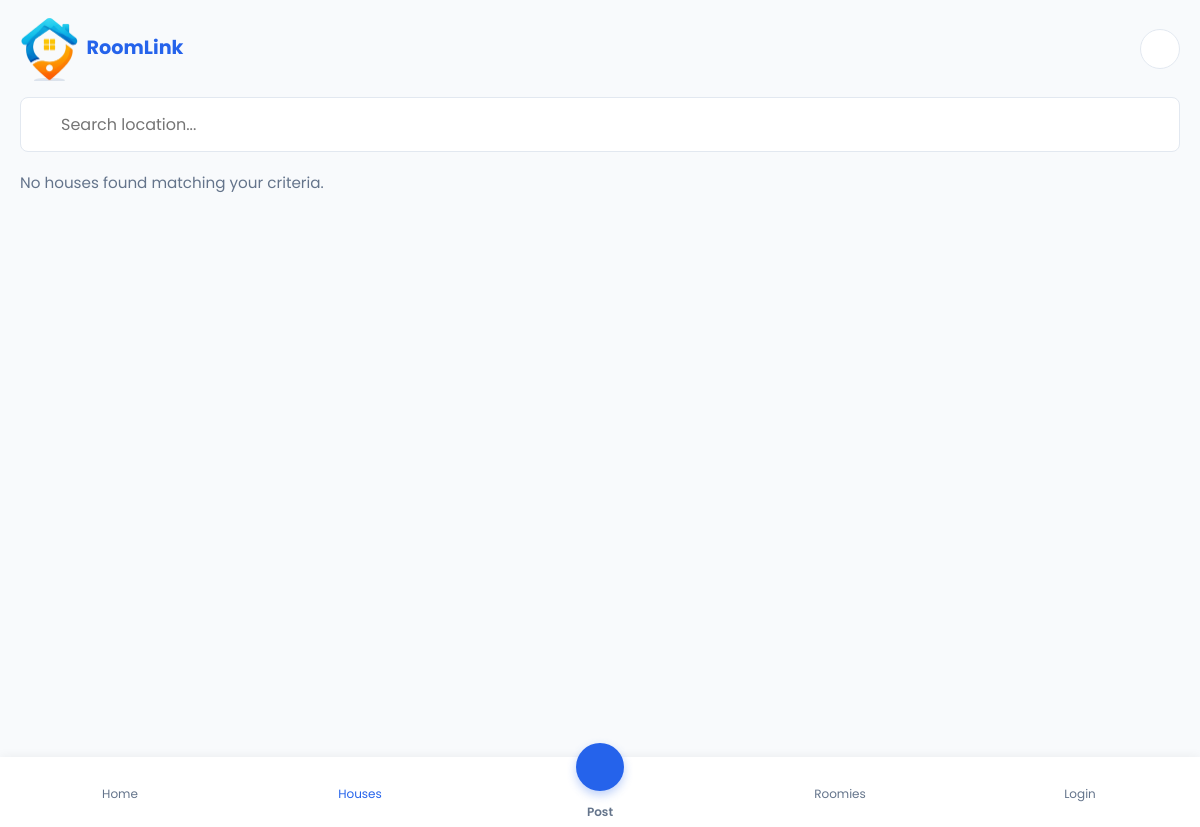
/houses/, run on an earlier commit of the app's database.
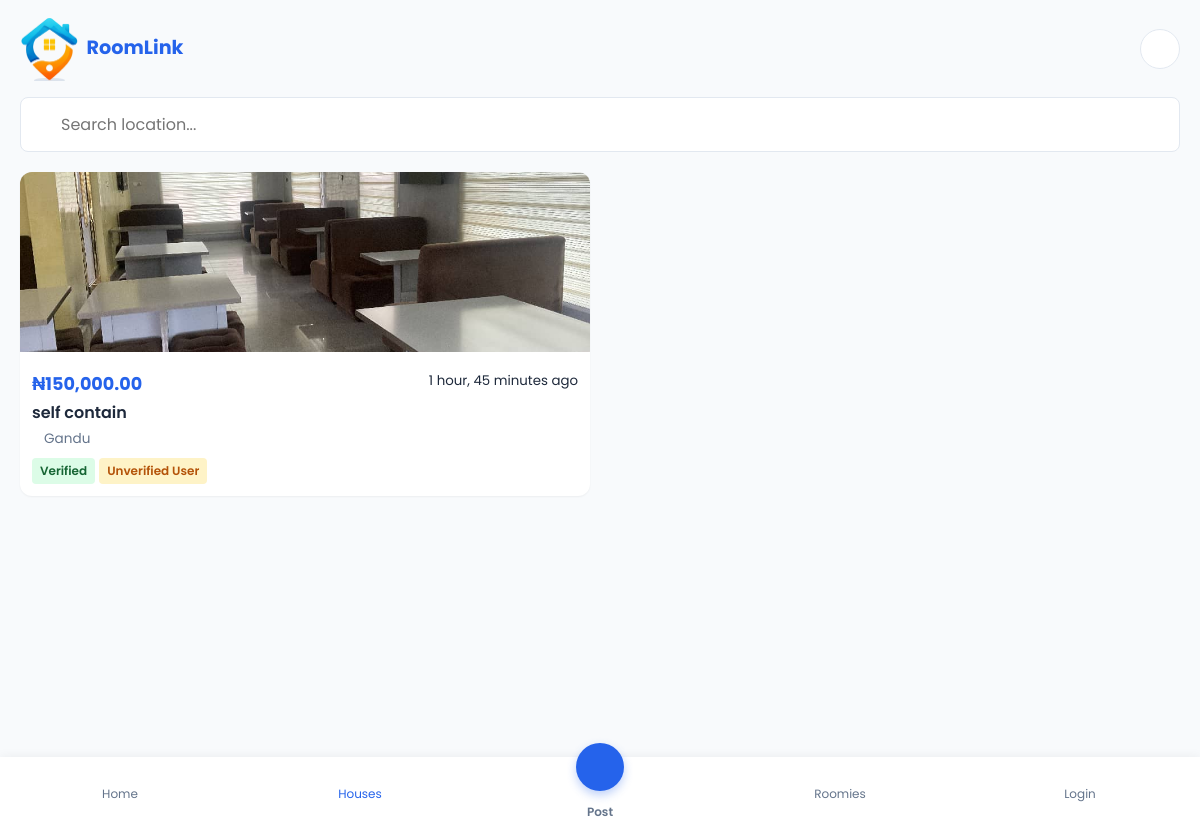
And on a later commit of the database.
### core/models.py (models this page shows, shortened)
class Listing(models.Model):
    LISTING_TYPE_CHOICES = [
        ('house', 'House'),
        ('roommate', 'Roommate'),
    ]
    title = models.CharField(max_length=255)
    description = models.TextField()
    rent = models.DecimalField(max_digits=10, decimal_places=2)
    location = models.CharField(max_length=255)
    listing_type = models.CharField(max_length=20, choices=LISTING_TYPE_CHOICES)
    image = models.ImageField(upload_to='listing_images/', blank=True, null=True)
    posted_by = models.ForeignKey(User, on_delete=models.CASCADE, related_name='listings')
    is_verified_listing = models.BooleanField(default=False)
    created_at = models.DateTimeField(auto_now_add=True)

### core/views.py (the view)
# urls.py: path('houses/', views.houses, name='houses'),
def houses(request):
    houses = Listing.objects.filter(listing_type='house').order_by('-is_verified_listing', '-created_at')
    q = request.GET.get('q')
    if q:
        houses = houses.filter(location__icontains=q)
    budget = request.GET.get('budget')
    if budget:
        houses = houses.filter(rent__lte=budget)
    return render(request, 'houses.html', {'houses': houses})

### templates/houses.html (shortened to what this page needs)
{% extends 'base.html' %}
{% load static humanize %}
{% block header_actions %}
<button class="btn-icon" onclick="openModal('filter-modal')">
</button>
{% endblock %}
{% block content %}
<section id="houses-screen" class="screen-page">
    <div class="filter-bar">
        <div class="search-input">
            <input type="text" placeholder="Search location..." name="q" value="{{ request.GET.q }}">
        </div>
    </div>
    <div class="listings-grid" id="houses-list">
        {% for house in houses %}
        <a href="{% url 'listing_detail' house.id %}" class="card-link">
            <div class="card">
                {% if house.image %}
                <img src="{{ house.image.url }}" class="card-image" alt="{{ house.title }}">
                {% else %}
                <div class="card-image" style="background:#f0f0f0; display:flex; align-items:center; justify-content:center; color:#aaa;">
                    <i class="ph ph-image" style="font-size:2rem;"></i>
                </div>
                {% endif %}
                <div class="card-content">
                    <div style="display:flex;justify-content:space-between;align-items:start;">
                        <div class="card-price">₦{{ house.rent|intcomma }}</div>
                        <small>{{ house.created_at|timesince }} ago</small>
                    </div>
                    <h3 style="font-size:1rem;margin:4px 0;">{{ house.title }}</h3>
                    <div class="card-meta"> {{ house.location }}</div>
                    <div style="margin-top:8px; display:flex; gap:4px; flex-wrap:wrap;">
                        {% if house.is_verified_listing %}
                        <span class="badge badge-verified"> Verified</span>
                        {% endif %}
                        {% if house.posted_by.is_verified_student %}
                        <span class="badge" style="background:#e0f2fe; color:#0284c7;"><i class="ph-fill ph-student"></i> Student</span>
                        {% else %}
                        <span class="badge" style="background:#FEF3C7; color:#B45309;">Unverified User</span>
                        {% endif %}
                    </div>
                </div>
            </div>
        </a>
        {% empty %}
        <p>No houses found matching your criteria.</p>
        {% endfor %}
    </div>
</section>
{% endblock %}

What changed in the data, as far as the page shows it:
added Listing: image (picture), rent "150,000.00", created_at "1 hour, 45 minutes", title "self contain", location "Gandu", is_verified_listing "Verified", shows "Unverified User"
Also different on the page:
text no longer shown: "No houses found matching your criteria."
